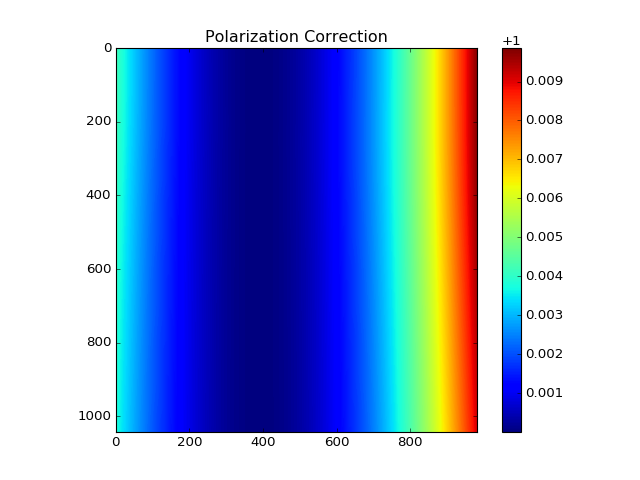

Write the Python code that produced this figure.
import SAXS, json
import matplotlib.pyplot as plt
import numpy as np

Calpol=SAXS.calibration('calpol.json')
plt.imshow(Calpol.corr)
plt.title(r"Polarization Correction")
plt.colorbar()
